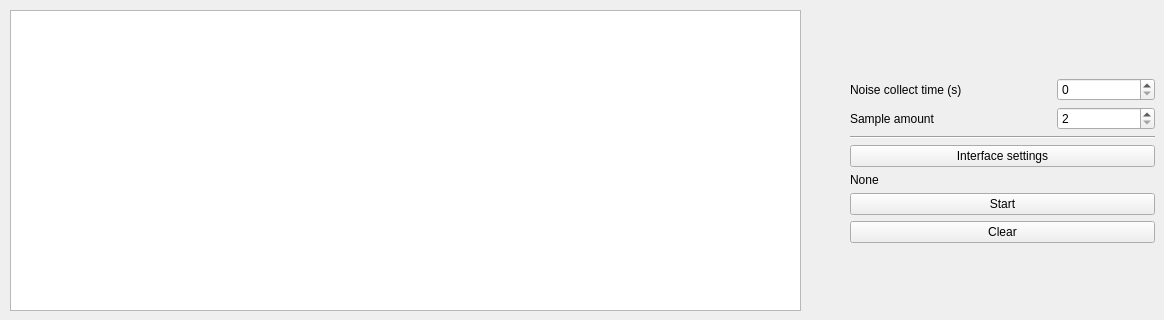
    <widget class="QWidget" name="tabFilter">
     <attribute name="title">
      <string>Filter</string>
     </attribute>
     <widget class="QWidget" name="containerFilterData" native="true">
      <property name="geometry">
       <rect>
        <x>10</x>
        <y>10</y>
        <width>791</width>
        <height>301</height>
       </rect>
      </property>
      <widget class="QTableView" name="tableViewFilterData">
       <property name="geometry">
        <rect>
         <x>0</x>
         <y>0</y>
         <width>791</width>
         <height>301</height>
        </rect>
       </property>
       <property name="contextMenuPolicy">
        <enum>Qt::CustomContextMenu</enum>
       </property>
       <property name="alternatingRowColors">
        <bool>true</bool>
       </property>
       <property name="sortingEnabled">
        <bool>true</bool>
       </property>
       <attribute name="horizontalHeaderMinimumSectionSize">
        <number>100</number>
       </attribute>
       <attribute name="horizontalHeaderStretchLastSection">
        <bool>true</bool>
       </attribute>
      </widget>
     </widget>
     <widget class="QWidget" name="layoutWidget">
      <property name="geometry">
       <rect>
        <x>850</x>
        <y>10</y>
        <width>305</width>
        <height>301</height>
       </rect>
      </property>
      <layout class="QGridLayout" name="gridLayoutFilter">
       <item row="3" column="0" colspan="3">
        <widget class="Line" name="lineFilter1">
         <property name="orientation">
          <enum>Qt::Horizontal</enum>
         </property>
        </widget>
       </item>
       <item row="1" column="2">
        <widget class="QSpinBox" name="spinBoxFilterTimeCollectNoise">
         <property name="maximum">
          <number>999999</number>
         </property>
        </widget>
       </item>
       <item row="9" column="0" colspan="3">
        <widget class="QPushButton" name="buttonFilterStart">
         <property name="text">
          <string>Start</string>
         </property>
        </widget>
       </item>
       <item row="10" column="0" colspan="3">
        <widget class="QPushButton" name="buttonFilterDataClear">
         <property name="text">
          <string>Clear</string>
         </property>
        </widget>
       </item>
       <item row="1" column="0" colspan="2">
        <widget class="QLabel" name="labelFilterNoiseCollectSeconds">
         <property name="text">
          <string>Noise collect time (s)</string>
         </property>
        </widget>
       </item>
       <item row="2" column="2">
        <widget class="QSpinBox" name="spinBoxFilterSampleAmount">
         <property name="minimum">
          <number>2</number>
         </property>
        </widget>
       </item>
       <item row="2" column="0" colspan="2">
        <widget class="QLabel" name="labelFilterSampleAmount">
         <property name="text">
          <string>Sample amount</string>
         </property>
        </widget>
       </item>
       <item row="4" column="0" colspan="3">
        <widget class="QPushButton" name="buttonFilterInterfaceSettings">
         <property name="text">
          <string>Interface settings</string>
         </property>
        </widget>
       </item>
       <item row="11" column="0">
        <spacer name="verticalSpacerFilter2">
         <property name="orientation">
          <enum>Qt::Vertical</enum>
         </property>
         <property name="sizeHint" stdset="0">
          <size>
           <width>20</width>
           <height>40</height>
          </size>
         </property>
        </spacer>
       </item>
       <item row="0" column="0">
        <spacer name="verticalSpacerFilter1">
         <property name="orientation">
          <enum>Qt::Vertical</enum>
         </property>
         <property name="sizeHint" stdset="0">
          <size>
           <width>20</width>
           <height>40</height>
          </size>
         </property>
        </spacer>
       </item>
       <item row="7" column="0" colspan="3">
        <widget class="QLabel" name="labelFilterInterfaceValue">
         <property name="enabled">
          <bool>true</bool>
         </property>
         <property name="text">
          <string>None</string>
         </property>
        </widget>
       </item>
      </layout>
     </widget>
    </widget>
